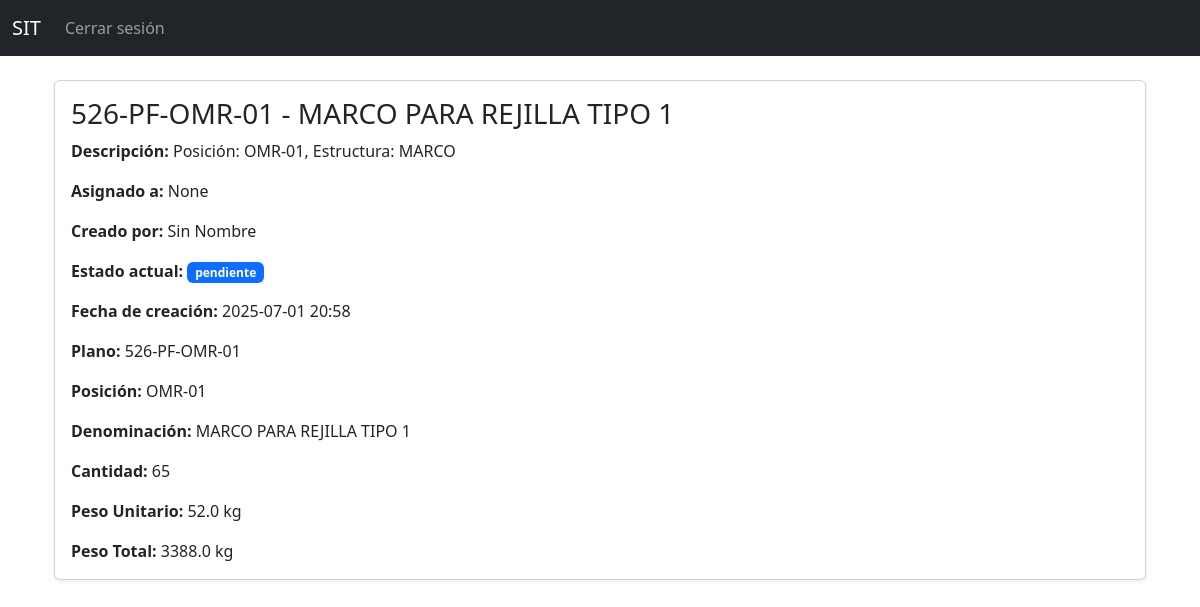
The app's page /7449/ (signed in), older data.
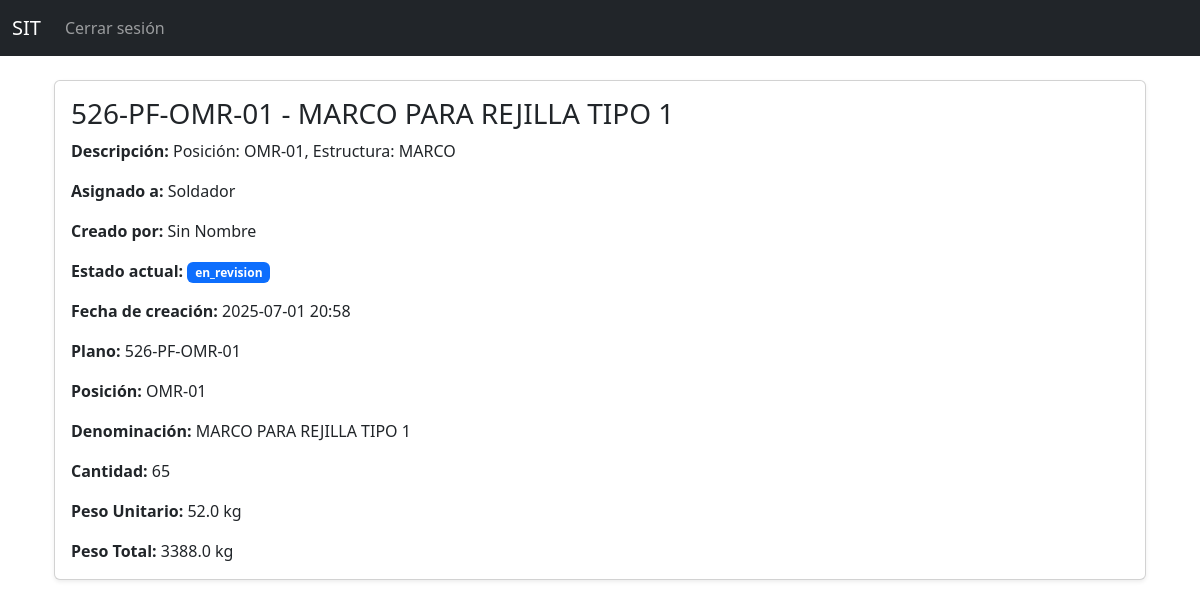
The same page, newer data.
### tareas_app/models.py (models this page shows, shortened)
class Tarea(models.Model):
    titulo = models.CharField(max_length=100)
    descripcion = models.TextField()
    asignado_a = models.ForeignKey(Empleado, on_delete=models.SET_NULL, null=True, blank=True, related_name="tareas_asignadas")
    creada_por = models.ForeignKey(Empleado, null=True, blank=True, on_delete=models.SET_NULL)
    fecha_creacion = models.DateTimeField(auto_now_add=True)
    plano = models.ImageField(upload_to='planos/', null=True, blank=True)
    estado = models.CharField(max_length=20, choices=ESTADOS, default='pendiente')
    orden = models.ForeignKey(OrdenDeTrabajo, related_name='tareas', on_delete=models.CASCADE, null=True, blank=True)
    estructura = models.CharField(max_length=100, blank=True)
    plano_codigo = models.CharField(max_length=50, blank=True)
    posicion = models.CharField(max_length=50, blank=True)
    denominacion = models.CharField(max_length=100, blank=True)
    cantidad = models.IntegerField(null=True, blank=True)
    peso_unitario = models.FloatField(null=True, blank=True)
    peso_total = models.FloatField(null=True, blank=True)
    agente_externo = models.ForeignKey(AgenteExterno, null=True, blank=True, on_delete=models.SET_NULL)

class Empleado(models.Model):
    usuario = models.OneToOneField(User, on_delete=models.CASCADE, null=True, blank=True)
    nombre = models.CharField(max_length=100)
    perfil = models.CharField(max_length=50, choices=PERFILES)
    es_externo = models.BooleanField(default=False)
    def __str__(self):
        return self.nombre

### tareas_app/views.py (the view, shortened to what this page needs)
# urls.py: path('<int:tarea_id>/', views.detalle_tarea, name='detalle_tarea'),
@login_required
def detalle_tarea(request, tarea_id):
    tarea = get_object_or_404(Tarea, id=tarea_id)
    empleado = Empleado.objects.get(usuario=request.user)
    es_calidad = empleado.perfil == 'calidad'
    es_jefe_produccion = empleado.perfil == 'produccion'
    puede_ver = empleado.perfil in ['administrador', 'produccion', 'ppc', 'ingenieria', 'calidad', 'despacho']
    if not puede_ver:
        return HttpResponseForbidden("No tenés permiso para ver esta tarea.")
    return render(request, 'tareas/detalle_tarea.html', {
        'tarea': tarea,
        'es_calidad': es_calidad,
        'es_jefe_produccion': es_jefe_produccion,
    })

### templates/tareas/detalle_tarea.html (shortened to what this page needs)
{% extends "base.html" %}
{% block content %}
<div class="container mt-4">
    <div class="card shadow-sm">
        <div class="card-body">
            <h3 class="card-title">{{ tarea.titulo }}</h3>
            <p class="card-text"><strong>Descripción:</strong> {{ tarea.descripcion }}</p>
            <p class="card-text"><strong>Asignado a:</strong> {{ tarea.asignado_a }}</p>
            <p class="card-text"><strong>Creado por:</strong> {{ tarea.creada_por }}</p>
            <p class="card-text"><strong>Estado actual:</strong>
                <span class="badge bg-primary">{{ tarea.estado }}</span>
            </p>
            <p class="card-text"><strong>Fecha de creación:</strong> {{ tarea.fecha_creacion|date:"Y-m-d H:i" }}</p>
            <p class="card-text"><strong>Plano:</strong> {{ tarea.plano_codigo }}</p>
            <p class="card-text"><strong>Posición:</strong> {{ tarea.posicion }}</p>
            <p class="card-text"><strong>Denominación:</strong> {{ tarea.denominacion }}</p>
            <p class="card-text"><strong>Cantidad:</strong> {{ tarea.cantidad }}</p>
            <p class="card-text"><strong>Peso Unitario:</strong> {{ tarea.peso_unitario }} kg</p>
            <p class="card-text"><strong>Peso Total:</strong> {{ tarea.peso_total }} kg</p>
        </div>
    </div>
</div>
{% endblock %}

Row changes from the older to the newer data that the page shows:
changed Tarea "526-PF-OMR-01 - MARCO PARA REJILLA TIPO 1": asignado_a "None" → "Soldador"; estado "pendiente" → "en_revision"
